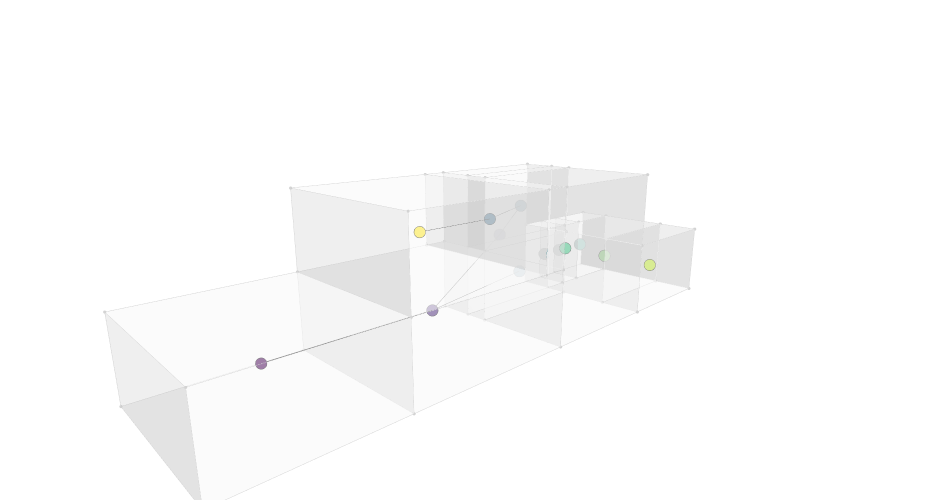

Notebook cell for this chart:
### Code cell
g = Graph.ByTopology(house, direct=False, directApertures=True)
graph_data = Plotly.DataByGraph(g, vertexSize=4, vertexGroupKey="label", vertexLabelKey="title", vertexGroups=[0,1,2,3,4,5,6,7,8,9])
bldg_data = Plotly.DataByTopology(house, faceOpacity=0.5, edgeColor="lightgrey", vertexColor="lightgrey")
fig = Plotly.FigureByData(graph_data+bldg_data)
Plotly.Show(fig, renderer='jupyterlab')

### Figure 1 — Plotly figure (JSON) as saved in the notebook; plotly's stock layout.template omitted (floating-point values rounded to 4 significant figures; data arrays with more than 128 entries replaced by an {"elided": "..."} marker saying what was removed)
{"data": [{"hoverinfo": "text", "legendgroup": "4", "legendrank": 4, "marker": {"color": [7, 9, 3, 2, 0, 3, 4, 5, 4, 1, 3, 6, 8], "colorscale": [[0, "#440154"], [0.1111, "#482878"], [0.2222, "#3e4989"], [0.3333, "#31688e"], [0.4444, "#26828e"], [0.5556, "#1f9e89"], [0.6667, "#35b779"], [0.7778, "#6ece58"], [0.8889, "#b5de2b"], [1, "#fde725"]], "line": {"color": "black", "width": 0.5}, "size": 4, "symbol": "circle"}, "mode": "markers", "name": "Graph Vertices", "showlegend": false, "text": ["Dinning Room (7)", "Room 1 (9)", "Corridor 3 (3)", "Stairs (2)", "Parking (0)", "Corridor 2 (3)", "WC2 (4)", "Service (5)", "WC1 (4)", "Living Room (1)", "Corridor 1 (3)", "Patio (6)", "Kitche (8)"], "type": "scatter3d", "x": [3.1, 3.25, 3.25, 0.75, 3.25, 2, 0.75, 0.75, 0.75, 3.25, 2, 4.5, 5.6], "y": [20.95, 9, 12.5, 15.75, 3, 15.75, 20.3, 22.15, 19.1, 9.5, 15.75, 15.75, 20.95], "z": [1.5, 4.5, 4.5, 3, 1.5, 4.5, 1.5, 1.5, 1.5, 1.5, 1.5, 3, 1.5]}, {"hoverinfo": "text", "legendgroup": "5", "legendrank": 5, "line": {"color": "black", "width": 1}, "mode": "lines", "name": "Graph Edges", "showlegend": false, "text": "", "type": "scatter3d", "x": [3.25, 3.25, null, 3.25, 2, null, 3.25, 0.75, null, 0.75, 2, null, 3.25, 3.25, null, 3.25, 2, null], "y": [9, 12.5, null, 12.5, 15.75, null, 9.5, 15.75, null, 15.75, 15.75, null, 3, 9.5, null, 9.5, 15.75, null], "z": [4.5, 4.5, null, 4.5, 4.5, null, 1.5, 3, null, 3, 4.5, null, 1.5, 1.5, null, 1.5, 1.5, null]}, {"hoverinfo": "text", "hovertext": "", "legendgroup": "1", "legendrank": 1, "marker": {"color": "lightgrey", "size": 1.1}, "mode": "markers", "name": "Topology Vertices", "showlegend": false, "text": "", "type": "scatter3d", "x": [0, 6.5, 6.5, 0, 6.5, 0, 6.5, 0, 6.5, 2.5, 1.5, 0, 6.5, 6.5, 2.5, 1.5, 0, 0, 6.5, 4.7, 2.5, 2.5, 6.5, 6.5, 6.5, 4.7, 2.5, 2.5, 1.5, 1.5, 0, 0, 1.5, 1.5, 0, 0, 6.5, 0, 6.5, 0, 4.7, 6.5, 6.5, 4.7, 1.5, 1.5, 1.5, 1.5, 1.5, 1.5, 0, 0, 0, 0, 0, 0], "y": [0, 0, 6, 6, 0, 0, 6, 6, 13, 13, 13, 13, 13, 12, 13, 13, 13, 12, 18.5, 18.5, 18.5, 13, 13, 18.5, 18.5, 18.5, 18.5, 18.5, 18.5, 18.5, 18.5, 13, 13, 18.5, 18.5, 18.5, 6, 6, 12, 12, 23.4, 23.4, 23.4, 23.4, 19.7, 20.9, 23.4, 19.7, 20.9, 23.4, 19.7, 19.7, 20.9, 20.9, 23.4, 23.4], "z": [0, 0, 0, 0, 3, 3, 3, 3, 0, 0, 0, 0, 3, 3, 3, 3, 3, 3, 0, 0, 0, 6, 6, 3, 6, 3, 3, 6, 0, 3, 0, 6, 6, 6, 3, 6, 6, 6, 6, 6, 0, 0, 3, 3, 0, 0, 0, 3, 3, 3, 0, 3, 0, 3, 0, 3]}, {"hoverinfo": "text", "legendgroup": "2", "legendrank": 2, "line": {"color": "lightgrey", "width": 1}, "marker": {"size": 0}, "mode": "lines", "name": "Topology Edges", "showlegend": false, "text": "", "type": "scatter3d", "x": {"elided": "330 float values"}, "y": {"elided": "330 float values"}, "z": {"elided": "330 int values"}}, {"cmax": 1, "cmin": 0, "color": "#FAFAFA", "colorscale": [[0, "#440154"], [0.1111, "#482878"], [0.2222, "#3e4989"], [0.3333, "#31688e"], [0.4444, "#26828e"], [0.5556, "#1f9e89"], [0.6667, "#35b779"], [0.7778, "#6ece58"], [0.8889, "#b5de2b"], [1, "#fde725"]], "flatshading": true, "hoverinfo": "text", "hovertext": "", "i": {"elided": "156 int values"}, "j": {"elided": "156 int values"}, "k": {"elided": "156 int values"}, "legendgroup": "3", "legendrank": 3, "lighting": {"facenormalsepsilon": 0}, "name": "Topology Faces", "opacity": 0.5, "showlegend": false, "showscale": false, "text": "", "type": "mesh3d", "x": [6.5, 0, 6.5, 0, 6.5, 0, 6.5, 0, 0, 1.5, 2.5, 6.5, 6.5, 6.5, 2.5, 1.5, 0, 0, 4.7, 2.5, 6.5, 6.5, 2.5, 6.5, 6.5, 4.7, 2.5, 2.5, 1.5, 1.5, 0, 1.5, 0, 1.5, 0, 0, 6.5, 0, 6.5, 0, 4.7, 6.5, 6.5, 4.7, 1.5, 1.5, 1.5, 1.5, 1.5, 1.5, 0, 0, 0, 0, 0, 0], "y": [0, 0, 6, 6, 0, 0, 6, 6, 13, 13, 13, 13, 12, 13, 13, 13, 13, 12, 18.5, 18.5, 18.5, 13, 13, 18.5, 18.5, 18.5, 18.5, 18.5, 18.5, 18.5, 18.5, 13, 13, 18.5, 18.5, 18.5, 6, 6, 12, 12, 23.4, 23.4, 23.4, 23.4, 19.7, 20.9, 23.4, 19.7, 20.9, 23.4, 19.7, 19.7, 20.9, 20.9, 23.4, 23.4], "z": [0, 0, 0, 0, 3, 3, 3, 3, 0, 0, 0, 0, 3, 3, 3, 3, 3, 3, 0, 0, 0, 6, 6, 3, 6, 3, 3, 6, 0, 3, 0, 6, 6, 6, 3, 6, 6, 6, 6, 6, 0, 0, 3, 3, 0, 0, 0, 3, 3, 3, 0, 3, 0, 3, 0, 3]}], "layout": {"height": 500, "margin": {"b": 0, "l": 0, "r": 0, "t": 20}, "paper_bgcolor": "rgba(0, 0, 0, 0)", "plot_bgcolor": "rgba(0, 0, 0, 0)", "scene": {"aspectmode": "data", "aspectratio": {"x": 0.6701, "y": 2.412, "z": 0.6186}, "camera": {"center": {"x": 0, "y": 0, "z": 0}, "eye": {"x": 1.493, "y": -1.469, "z": 0.5487}, "projection": {"type": "perspective"}, "up": {"x": 0, "y": 0, "z": 1}}, "xaxis": {"type": "linear", "visible": false}, "yaxis": {"type": "linear", "visible": false}, "zaxis": {"type": "linear", "visible": false}}, "showlegend": true, "width": 950, "xaxis": {"showgrid": false, "visible": false, "zeroline": false}, "yaxis": {"showgrid": false, "visible": false, "zeroline": false}}}
